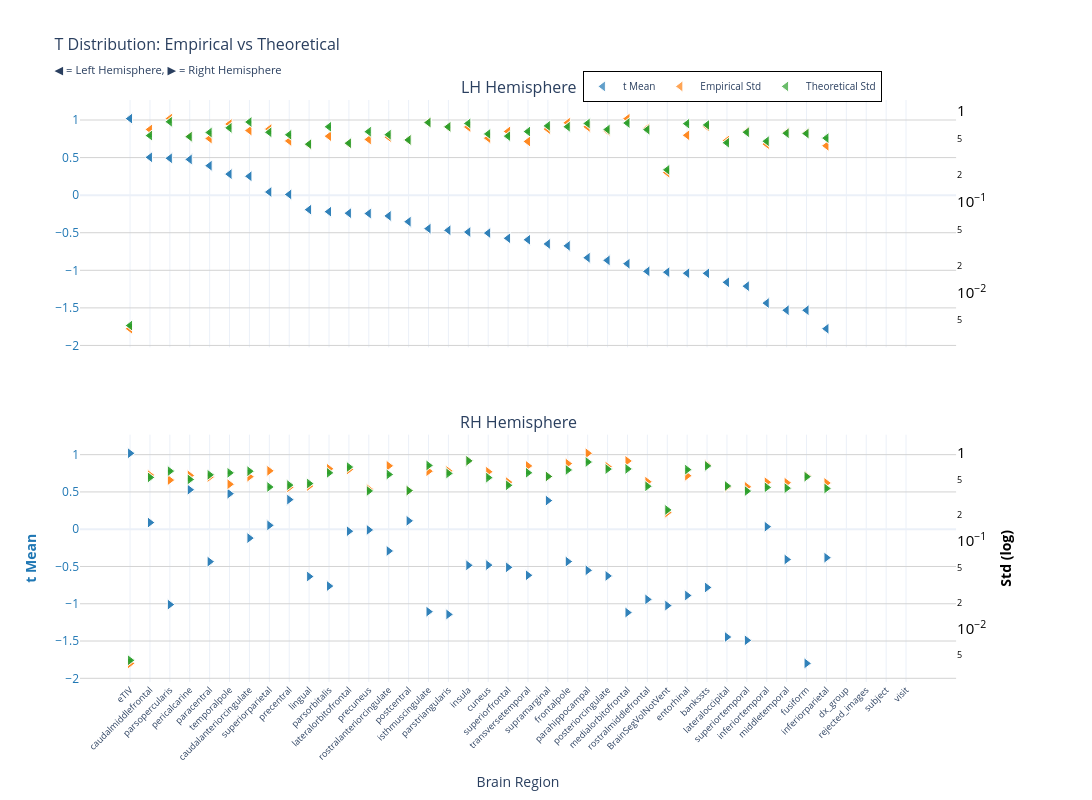
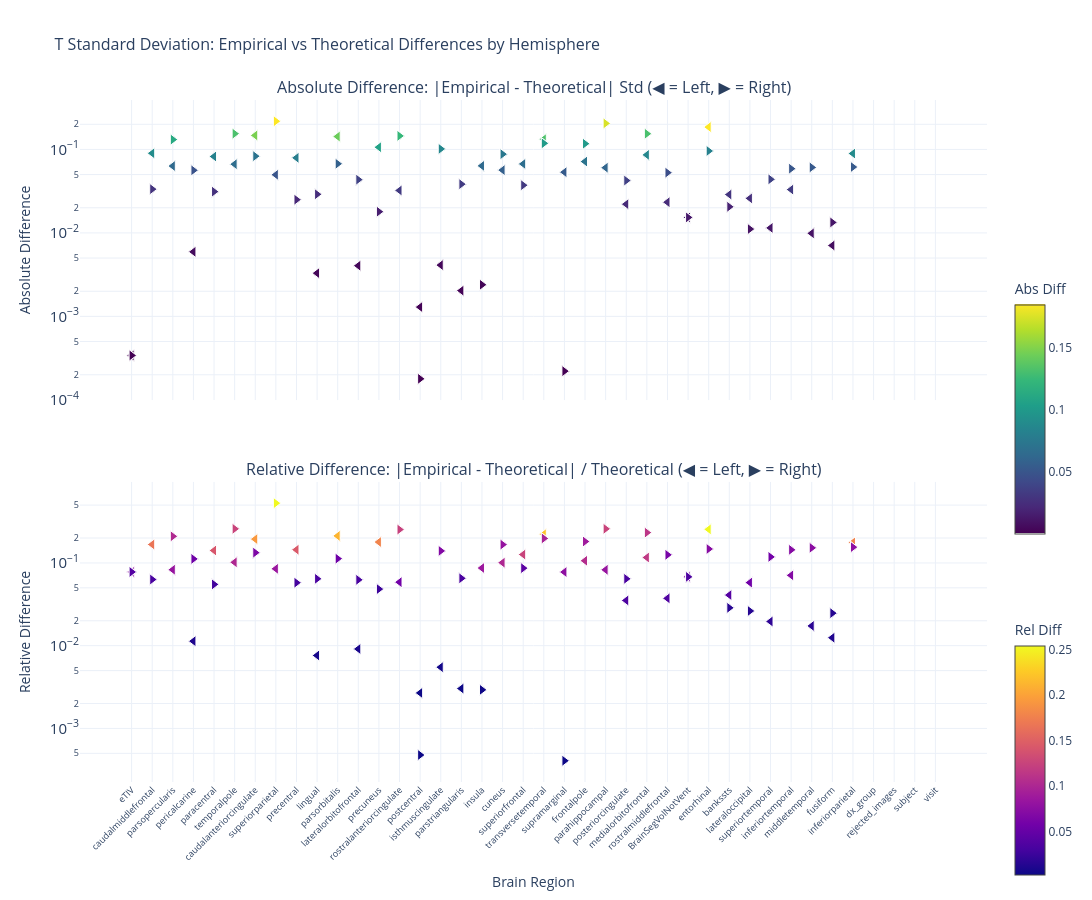

Notebook cell for these charts, in order:
### Markdown cell above
### t-statistic

### Code cell
nu_nav = df_npvr[(df_npvr["study"] == "longitudinal") & (df_npvr["group"] == "HC-PD")]
data_path = stats_dir / f"student_longitudinal_{METRIC}.parquet"
df, stats = get_test_stats(
    data_path, stat_functions_F, nu_nav, hemisphere=True, study="longitudinal"
)
show_figure(stats, hemisphere=True, stat_name="t", study="longitudinal", metric=METRIC)

### Figure 1 — Plotly figure (JSON) as saved in the notebook; plotly's stock layout.template omitted (floating-point values rounded to 4 significant figures)
{"data": [{"hovertemplate": "<b>%{x}</b><br>Mean t: %{y:.2f}<br><extra></extra>", "legendgroup": "mean", "marker": {"color": "#1f77b4", "line": {"color": "white", "width": 1}, "opacity": 0.7, "size": 10, "symbol": "triangle-left"}, "mode": "markers", "name": "t Mean", "showlegend": true, "type": "scatter", "x": ["eTIV", "eTIV", "caudalmiddlefrontal", "caudalmiddlefrontal", "parsopercularis", "parsopercularis", "pericalcarine", "pericalcarine", "paracentral", "paracentral", "temporalpole", "temporalpole", "caudalanteriorcingulate", "caudalanteriorcingulate", "superiorparietal", "superiorparietal", "precentral", "precentral", "lingual", "lingual", "parsorbitalis", "parsorbitalis", "lateralorbitofrontal", "lateralorbitofrontal", "precuneus", "precuneus", "rostralanteriorcingulate", "rostralanteriorcingulate", "postcentral", "postcentral", "isthmuscingulate", "isthmuscingulate", "parstriangularis", "parstriangularis", "insula", "insula", "cuneus", "cuneus", "superiorfrontal", "superiorfrontal", "transversetemporal", "transversetemporal", "supramarginal", "supramarginal", "frontalpole", "frontalpole", "parahippocampal", "parahippocampal", "posteriorcingulate", "posteriorcingulate", "medialorbitofrontal", "medialorbitofrontal", "rostralmiddlefrontal", "rostralmiddlefrontal", "BrainSegVolNotVent", "BrainSegVolNotVent", "entorhinal", "entorhinal", "bankssts", "bankssts", "lateraloccipital", "lateraloccipital", "superiortemporal", "superiortemporal", "inferiortemporal", "inferiortemporal", "middletemporal", "middletemporal", "fusiform", "fusiform", "inferiorparietal", "inferiorparietal", "dx_group", "rejected_images", "subject", "visit"], "xaxis": "x", "y": [1.019, 1.019, 0.5036, 0.5036, 0.4909, 0.4909, 0.4761, 0.4761, 0.3922, 0.3922, 0.2801, 0.2801, 0.2514, 0.2514, 0.04185, 0.04185, 0.009773, 0.009773, -0.1929, -0.1929, -0.2196, -0.2196, -0.2399, -0.2399, -0.2448, -0.2448, -0.2766, -0.2766, -0.3529, -0.3529, -0.4455, -0.4455, -0.4677, -0.4677, -0.4909, -0.4909, -0.5044, -0.5044, -0.5739, -0.5739, -0.5933, -0.5933, -0.6493, -0.6493, -0.6748, -0.6748, -0.8328, -0.8328, -0.8677, -0.8677, -0.9122, -0.9122, -1.014, -1.014, -1.025, -1.025, -1.039, -1.039, -1.04, -1.04, -1.16, -1.16, -1.211, -1.211, -1.436, -1.436, -1.531, -1.531, -1.531, -1.531, -1.777, -1.777, NaN, NaN, NaN, NaN], "yaxis": "y"}, {"hovertemplate": "<b>%{x}</b><br>Empirical Std: %{y:.3f}<br><extra></extra>", "legendgroup": "empirical", "marker": {"color": "#ff7f0e", "line": {"color": "white", "width": 1}, "opacity": 0.7, "size": 10, "symbol": "triangle-left"}, "mode": "markers", "name": "Empirical Std", "showlegend": true, "type": "scatter", "x": ["eTIV", "eTIV", "caudalmiddlefrontal", "caudalmiddlefrontal", "parsopercularis", "parsopercularis", "pericalcarine", "pericalcarine", "paracentral", "paracentral", "temporalpole", "temporalpole", "caudalanteriorcingulate", "caudalanteriorcingulate", "superiorparietal", "superiorparietal", "precentral", "precentral", "lingual", "lingual", "parsorbitalis", "parsorbitalis", "lateralorbitofrontal", "lateralorbitofrontal", "precuneus", "precuneus", "rostralanteriorcingulate", "rostralanteriorcingulate", "postcentral", "postcentral", "isthmuscingulate", "isthmuscingulate", "parstriangularis", "parstriangularis", "insula", "insula", "cuneus", "cuneus", "superiorfrontal", "superiorfrontal", "transversetemporal", "transversetemporal", "supramarginal", "supramarginal", "frontalpole", "frontalpole", "parahippocampal", "parahippocampal", "posteriorcingulate", "posteriorcingulate", "medialorbitofrontal", "medialorbitofrontal", "rostralmiddlefrontal", "rostralmiddlefrontal", "BrainSegVolNotVent", "BrainSegVolNotVent", "entorhinal", "entorhinal", "bankssts", "bankssts", "lateraloccipital", "lateraloccipital", "superiortemporal", "superiortemporal", "inferiortemporal", "inferiortemporal", "middletemporal", "middletemporal", "fusiform", "fusiform", "inferiorparietal", "inferiorparietal", "dx_group", "rejected_images", "subject", "visit"], "xaxis": "x", "y": [0.004039, 0.004039, 0.6281, 0.6281, 0.827, 0.827, 0.5294, 0.5294, 0.4995, 0.4995, 0.7209, 0.7209, 0.6117, 0.6117, 0.6346, 0.6346, 0.4697, 0.4697, 0.4296, 0.4296, 0.5298, 0.5298, 0.4397, 0.4397, 0.4877, 0.4877, 0.5183, 0.5183, 0.4805, 0.4805, 0.7534, 0.7534, 0.6692, 0.6692, 0.6688, 0.6688, 0.5046, 0.5046, 0.5977, 0.5977, 0.4636, 0.4636, 0.6345, 0.6345, 0.7448, 0.7448, 0.6711, 0.6711, 0.6052, 0.6052, 0.8257, 0.8257, 0.6482, 0.6482, 0.2106, 0.2106, 0.5424, 0.5424, 0.6758, 0.6758, 0.4746, 0.4746, 0.5968, 0.5968, 0.4335, 0.4335, 0.5811, 0.5811, 0.5735, 0.5735, 0.4156, 0.4156, NaN, NaN, NaN, NaN], "yaxis": "y2"}, {"error_y": {"array": [8.702e-05, 8.702e-05, 0.01069, 0.01069, 0.01518, 0.01518, 0.0104, 0.0104, 0.01156, 0.01156, 0.013, 0.013, 0.01508, 0.01508, 0.01162, 0.01162, 0.01091, 0.01091, 0.008602, 0.008602, 0.01336, 0.01336, 0.008816, 0.008816, 0.0118, 0.0118, 0.01094, 0.01094, 0.009572, 0.009572, 0.01489, 0.01489, 0.01334, 0.01334, 0.01455, 0.01455, 0.01115, 0.01115, 0.01054, 0.01054, 0.01184, 0.01184, 0.01367, 0.01367, 0.01338, 0.01338, 0.01454, 0.01454, 0.01246, 0.01246, 0.0147, 0.0147, 0.01242, 0.01242, 0.00449, 0.00449, 0.01446, 0.01446, 0.014, 0.014, 0.008915, 0.008915, 0.01163, 0.01163, 0.009269, 0.009269, 0.01135, 0.01135, 0.01125, 0.01125, 0.01003, 0.01003, NaN, NaN, NaN, NaN], "arrayminus": [8.529e-05, 8.529e-05, 0.01048, 0.01048, 0.01488, 0.01488, 0.0102, 0.0102, 0.01133, 0.01133, 0.01274, 0.01274, 0.01478, 0.01478, 0.01139, 0.01139, 0.01069, 0.01069, 0.008431, 0.008431, 0.0131, 0.0131, 0.008642, 0.008642, 0.01157, 0.01157, 0.01072, 0.01072, 0.009382, 0.009382, 0.01459, 0.01459, 0.01307, 0.01307, 0.01426, 0.01426, 0.01093, 0.01093, 0.01034, 0.01034, 0.0116, 0.0116, 0.0134, 0.0134, 0.01311, 0.01311, 0.01425, 0.01425, 0.01222, 0.01222, 0.01441, 0.01441, 0.01217, 0.01217, 0.0044, 0.0044, 0.01417, 0.01417, 0.01372, 0.01372, 0.008739, 0.008739, 0.0114, 0.0114, 0.009086, 0.009086, 0.01112, 0.01112, 0.01103, 0.01103, 0.009834, 0.009834, NaN, NaN, NaN, NaN], "color": "#2ca02c", "thickness": 1, "type": "data", "visible": true, "width": 2}, "hovertemplate": "<b>%{x}</b><br>Theoretical Std: %{y:.3f}<br><extra></extra>", "legendgroup": "theoretical", "marker": {"color": "#2ca02c", "line": {"color": "white", "width": 1}, "opacity": 0.7, "size": 10, "symbol": "triangle-left"}, "mode": "markers", "name": "Theoretical Std", "showlegend": true, "type": "scatter", "x": ["eTIV", "eTIV", "caudalmiddlefrontal", "caudalmiddlefrontal", "parsopercularis", "parsopercularis", "pericalcarine", "pericalcarine", "paracentral", "paracentral", "temporalpole", "temporalpole", "caudalanteriorcingulate", "caudalanteriorcingulate", "superiorparietal", "superiorparietal", "precentral", "precentral", "lingual", "lingual", "parsorbitalis", "parsorbitalis", "lateralorbitofrontal", "lateralorbitofrontal", "precuneus", "precuneus", "rostralanteriorcingulate", "rostralanteriorcingulate", "postcentral", "postcentral", "isthmuscingulate", "isthmuscingulate", "parstriangularis", "parstriangularis", "insula", "insula", "cuneus", "cuneus", "superiorfrontal", "superiorfrontal", "transversetemporal", "transversetemporal", "supramarginal", "supramarginal", "frontalpole", "frontalpole", "parahippocampal", "parahippocampal", "posteriorcingulate", "posteriorcingulate", "medialorbitofrontal", "medialorbitofrontal", "rostralmiddlefrontal", "rostralmiddlefrontal", "BrainSegVolNotVent", "BrainSegVolNotVent", "entorhinal", "entorhinal", "bankssts", "bankssts", "lateraloccipital", "lateraloccipital", "superiortemporal", "superiortemporal", "inferiortemporal", "inferiortemporal", "middletemporal", "middletemporal", "fusiform", "fusiform", "inferiorparietal", "inferiorparietal", "dx_group", "rejected_images", "subject", "visit"], "xaxis": "x", "y": [0.004379, 0.004379, 0.5382, 0.5382, 0.7638, 0.7638, 0.5235, 0.5235, 0.5818, 0.5818, 0.6543, 0.6543, 0.759, 0.759, 0.585, 0.585, 0.549, 0.549, 0.4329, 0.4329, 0.6725, 0.6725, 0.4437, 0.4437, 0.594, 0.594, 0.5506, 0.5506, 0.4818, 0.4818, 0.7493, 0.7493, 0.6712, 0.6712, 0.7323, 0.7323, 0.5611, 0.5611, 0.5307, 0.5307, 0.5959, 0.5959, 0.6879, 0.6879, 0.6732, 0.6732, 0.7315, 0.7315, 0.6273, 0.6273, 0.7397, 0.7397, 0.6249, 0.6249, 0.226, 0.226, 0.7276, 0.7276, 0.7046, 0.7046, 0.4487, 0.4487, 0.5853, 0.5853, 0.4665, 0.4665, 0.5712, 0.5712, 0.5664, 0.5664, 0.5049, 0.5049, NaN, NaN, NaN, NaN], "yaxis": "y2"}, {"hovertemplate": "<b>%{x}</b><br>Mean t: %{y:.2f}<br><extra></extra>", "legendgroup": "mean", "marker": {"color": "#1f77b4", "line": {"color": "white", "width": 1}, "opacity": 0.7, "size": 10, "symbol": "triangle-right"}, "mode": "markers", "name": "t Mean", "showlegend": false, "type": "scatter", "x": ["eTIV", "eTIV", "pericalcarine", "pericalcarine", "temporalpole", "temporalpole", "precentral", "precentral", "supramarginal", "supramarginal", "postcentral", "postcentral", "caudalmiddlefrontal", "caudalmiddlefrontal", "superiorparietal", "superiorparietal", "inferiortemporal", "inferiortemporal", "precuneus", "precuneus", "lateralorbitofrontal", "lateralorbitofrontal", "caudalanteriorcingulate", "caudalanteriorcingulate", "rostralanteriorcingulate", "rostralanteriorcingulate", "inferiorparietal", "inferiorparietal", "middletemporal", "middletemporal", "frontalpole", "frontalpole", "paracentral", "paracentral", "cuneus", "cuneus", "insula", "insula", "superiorfrontal", "superiorfrontal", "parahippocampal", "parahippocampal", "transversetemporal", "transversetemporal", "posteriorcingulate", "posteriorcingulate", "lingual", "lingual", "parsorbitalis", "parsorbitalis", "bankssts", "bankssts", "entorhinal", "entorhinal", "rostralmiddlefrontal", "rostralmiddlefrontal", "parsopercularis", "parsopercularis", "BrainSegVolNotVent", "BrainSegVolNotVent", "isthmuscingulate", "isthmuscingulate", "medialorbitofrontal", "medialorbitofrontal", "parstriangularis", "parstriangularis", "lateraloccipital", "lateraloccipital", "superiortemporal", "superiortemporal", "fusiform", "fusiform", "dx_group", "rejected_images", "subject", "visit"], "xaxis": "x2", "y": [1.019, 1.019, 0.5294, 0.5294, 0.4764, 0.4764, 0.3969, 0.3969, 0.3838, 0.3838, 0.1122, 0.1122, 0.08927, 0.08927, 0.05151, 0.05151, 0.03375, 0.03375, -0.009612, -0.009612, -0.02707, -0.02707, -0.1193, -0.1193, -0.2919, -0.2919, -0.3816, -0.3816, -0.4063, -0.4063, -0.434, -0.434, -0.4353, -0.4353, -0.4818, -0.4818, -0.4847, -0.4847, -0.5116, -0.5116, -0.5519, -0.5519, -0.6181, -0.6181, -0.6268, -0.6268, -0.6347, -0.6347, -0.7628, -0.7628, -0.7816, -0.7816, -0.8889, -0.8889, -0.9417, -0.9417, -1.011, -1.011, -1.025, -1.025, -1.106, -1.106, -1.118, -1.118, -1.143, -1.143, -1.446, -1.446, -1.491, -1.491, -1.8, -1.8, NaN, NaN, NaN, NaN], "yaxis": "y3"}, {"hovertemplate": "<b>%{x}</b><br>Empirical Std: %{y:.3f}<br><extra></extra>", "legendgroup": "empirical", "marker": {"color": "#ff7f0e", "line": {"color": "white", "width": 1}, "opacity": 0.7, "size": 10, "symbol": "triangle-right"}, "mode": "markers", "name": "Empirical Std", "showlegend": false, "type": "scatter", "x": ["eTIV", "eTIV", "pericalcarine", "pericalcarine", "temporalpole", "temporalpole", "precentral", "precentral", "supramarginal", "supramarginal", "postcentral", "postcentral", "caudalmiddlefrontal", "caudalmiddlefrontal", "superiorparietal", "superiorparietal", "inferiortemporal", "inferiortemporal", "precuneus", "precuneus", "lateralorbitofrontal", "lateralorbitofrontal", "caudalanteriorcingulate", "caudalanteriorcingulate", "rostralanteriorcingulate", "rostralanteriorcingulate", "inferiorparietal", "inferiorparietal", "middletemporal", "middletemporal", "frontalpole", "frontalpole", "paracentral", "paracentral", "cuneus", "cuneus", "insula", "insula", "superiorfrontal", "superiorfrontal", "parahippocampal", "parahippocampal", "transversetemporal", "transversetemporal", "posteriorcingulate", "posteriorcingulate", "lingual", "lingual", "parsorbitalis", "parsorbitalis", "bankssts", "bankssts", "entorhinal", "entorhinal", "rostralmiddlefrontal", "rostralmiddlefrontal", "parsopercularis", "parsopercularis", "BrainSegVolNotVent", "BrainSegVolNotVent", "isthmuscingulate", "isthmuscingulate", "medialorbitofrontal", "medialorbitofrontal", "parstriangularis", "parstriangularis", "lateraloccipital", "lateraloccipital", "superiortemporal", "superiortemporal", "fusiform", "fusiform", "dx_group", "rejected_images", "subject", "visit"], "xaxis": "x2", "y": [0.004039, 0.004039, 0.5589, 0.5589, 0.4431, 0.4431, 0.4084, 0.4084, 0.5434, 0.5434, 0.3749, 0.3749, 0.5634, 0.5634, 0.6296, 0.6296, 0.4671, 0.4671, 0.3898, 0.3898, 0.6519, 0.6519, 0.5408, 0.5408, 0.7181, 0.7181, 0.4582, 0.4582, 0.461, 0.461, 0.7617, 0.7617, 0.5358, 0.5358, 0.6147, 0.6147, 0.8206, 0.8206, 0.4682, 0.4682, 0.9985, 0.9985, 0.7167, 0.7167, 0.7018, 0.7018, 0.4226, 0.4226, 0.6648, 0.6648, 0.7375, 0.7375, 0.5541, 0.5541, 0.4732, 0.4732, 0.4941, 0.4941, 0.2106, 0.2106, 0.6242, 0.6242, 0.8164, 0.8164, 0.6269, 0.6269, 0.4123, 0.4123, 0.4142, 0.4142, 0.5534, 0.5534, NaN, NaN, NaN, NaN], "yaxis": "y4"}, {"error_y": {"array": [8.702e-05, 8.702e-05, 0.009988, 0.009988, 0.01187, 0.01187, 0.008611, 0.008611, 0.0108, 0.0108, 0.007446, 0.007446, 0.01053, 0.01053, 0.00819, 0.00819, 0.008114, 0.008114, 0.007387, 0.007387, 0.01382, 0.01382, 0.0124, 0.0124, 0.01138, 0.01138, 0.007881, 0.007881, 0.00795, 0.00795, 0.01281, 0.01281, 0.01127, 0.01127, 0.01047, 0.01047, 0.01626, 0.01626, 0.008562, 0.008562, 0.01577, 0.01577, 0.01189, 0.01189, 0.0131, 0.0131, 0.008974, 0.008974, 0.01187, 0.01187, 0.01425, 0.01425, 0.01291, 0.01291, 0.008356, 0.008356, 0.01242, 0.01242, 0.00449, 0.00449, 0.01442, 0.01442, 0.01316, 0.01316, 0.01169, 0.01169, 0.008412, 0.008412, 0.00736, 0.00736, 0.01073, 0.01073, NaN, NaN, NaN, NaN], "arrayminus": [8.529e-05, 8.529e-05, 0.00979, 0.00979, 0.01164, 0.01164, 0.00844, 0.00844, 0.01059, 0.01059, 0.007298, 0.007298, 0.01032, 0.01032, 0.008027, 0.008027, 0.007953, 0.007953, 0.007241, 0.007241, 0.01354, 0.01354, 0.01215, 0.01215, 0.01116, 0.01116, 0.007725, 0.007725, 0.007793, 0.007793, 0.01256, 0.01256, 0.01104, 0.01104, 0.01026, 0.01026, 0.01593, 0.01593, 0.008392, 0.008392, 0.01545, 0.01545, 0.01165, 0.01165, 0.01284, 0.01284, 0.008796, 0.008796, 0.01164, 0.01164, 0.01396, 0.01396, 0.01266, 0.01266, 0.00819, 0.00819, 0.01218, 0.01218, 0.0044, 0.0044, 0.01413, 0.01413, 0.0129, 0.0129, 0.01146, 0.01146, 0.008245, 0.008245, 0.007214, 0.007214, 0.01052, 0.01052, NaN, NaN, NaN, NaN], "color": "#2ca02c", "thickness": 1, "type": "data", "visible": true, "width": 2}, "hovertemplate": "<b>%{x}</b><br>Theoretical Std: %{y:.3f}<br><extra></extra>", "legendgroup": "theoretical", "marker": {"color": "#2ca02c", "line": {"color": "white", "width": 1}, "opacity": 0.7, "size": 10, "symbol": "triangle-right"}, "mode": "markers", "name": "Theoretical Std", "showlegend": false, "type": "scatter", "x": ["eTIV", "eTIV", "pericalcarine", "pericalcarine", "temporalpole", "temporalpole", "precentral", "precentral", "supramarginal", "supramarginal", "postcentral", "postcentral", "caudalmiddlefrontal", "caudalmiddlefrontal", "superiorparietal", "superiorparietal", "inferiortemporal", "inferiortemporal", "precuneus", "precuneus", "lateralorbitofrontal", "lateralorbitofrontal", "caudalanteriorcingulate", "caudalanteriorcingulate", "rostralanteriorcingulate", "rostralanteriorcingulate", "inferiorparietal", "inferiorparietal", "middletemporal", "middletemporal", "frontalpole", "frontalpole", "paracentral", "paracentral", "cuneus", "cuneus", "insula", "insula", "superiorfrontal", "superiorfrontal", "parahippocampal", "parahippocampal", "transversetemporal", "transversetemporal", "posteriorcingulate", "posteriorcingulate", "lingual", "lingual", "parsorbitalis", "parsorbitalis", "bankssts", "bankssts", "entorhinal", "entorhinal", "rostralmiddlefrontal", "rostralmiddlefrontal", "parsopercularis", "parsopercularis", "BrainSegVolNotVent", "BrainSegVolNotVent", "isthmuscingulate", "isthmuscingulate", "medialorbitofrontal", "medialorbitofrontal", "parstriangularis", "parstriangularis", "lateraloccipital", "lateraloccipital", "superiortemporal", "superiortemporal", "fusiform", "fusiform", "dx_group", "rejected_images", "subject", "visit"], "xaxis": "x2", "y": [0.004379, 0.004379, 0.5027, 0.5027, 0.5975, 0.5975, 0.4334, 0.4334, 0.5436, 0.5436, 0.3747, 0.3747, 0.5299, 0.5299, 0.4122, 0.4122, 0.4084, 0.4084, 0.3718, 0.3718, 0.6953, 0.6953, 0.6238, 0.6238, 0.5729, 0.5729, 0.3967, 0.3967, 0.4001, 0.4001, 0.6447, 0.6447, 0.567, 0.567, 0.5269, 0.5269, 0.8182, 0.8182, 0.4309, 0.4309, 0.7935, 0.7935, 0.5984, 0.5984, 0.6595, 0.6595, 0.4517, 0.4517, 0.5975, 0.5975, 0.7169, 0.7169, 0.6499, 0.6499, 0.4205, 0.4205, 0.6252, 0.6252, 0.226, 0.226, 0.7256, 0.7256, 0.6623, 0.6623, 0.5885, 0.5885, 0.4234, 0.4234, 0.3704, 0.3704, 0.5401, 0.5401, NaN, NaN, NaN, NaN], "yaxis": "y4"}], "layout": {"annotations": [{"font": {"size": 16}, "showarrow": false, "text": "LH Hemisphere", "x": 0.47, "xanchor": "center", "xref": "paper", "y": 1, "yanchor": "bottom", "yref": "paper"}, {"font": {"size": 16}, "showarrow": false, "text": "RH Hemisphere", "x": 0.47, "xanchor": "center", "xref": "paper", "y": 0.425, "yanchor": "bottom", "yref": "paper"}], "height": 800, "hovermode": "x", "legend": {"bgcolor": "rgba(255, 255, 255, 0.9)", "bordercolor": "black", "borderwidth": 1, "font": {"size": 10}, "orientation": "h", "x": 0.7, "xanchor": "center", "y": 1.05}, "title": {"font": {"size": 16}, "text": "T Distribution: Empirical vs Theoretical<br><sub>◀ = Left Hemisphere, ▶ = Right Hemisphere</sub>"}, "width": 1400, "xaxis": {"anchor": "y", "domain": [0, 0.94], "matches": "x2", "showticklabels": false}, "xaxis2": {"anchor": "y3", "domain": [0, 0.94], "tickangle": -45, "tickfont": {"size": 9}, "title": {"text": "Brain Region"}}, "yaxis": {"anchor": "x", "domain": [0.575, 1], "gridcolor": "lightgray", "showgrid": true, "tickfont": {"color": "#1f77b4"}, "title": {"font": {"color": "#1f77b4"}, "text": ""}}, "yaxis2": {"anchor": "x", "exponentformat": "power", "overlaying": "y", "showgrid": false, "side": "right", "tickfont": {"color": "black"}, "title": {"font": {"color": "black"}, "text": ""}, "type": "log"}, "yaxis3": {"anchor": "x2", "domain": [0, 0.425], "gridcolor": "lightgray", "showgrid": true, "tickfont": {"color": "#1f77b4"}, "title": {"font": {"color": "#1f77b4"}, "text": "<b>t Mean</b>"}}, "yaxis4": {"anchor": "x2", "exponentformat": "power", "overlaying": "y3", "showgrid": false, "side": "right", "tickfont": {"color": "black"}, "title": {"font": {"color": "black"}, "text": "<b>Std (log)</b>"}, "type": "log"}}}

### Figure 2 — Plotly figure (JSON) as saved in the notebook; plotly's stock layout.template omitted (floating-point values rounded to 4 significant figures)
{"data": [{"hovertemplate": "<b>%{x}</b><br>Hemisphere: %{text}<br>Abs Diff: %{y:.4f}<br><extra></extra>", "legendgroup": "abs_lh", "marker": {"color": [0.0003408, 0.0003408, 0.08995, 0.08995, 0.06324, 0.06324, 0.005937, 0.005937, 0.08225, 0.08225, 0.06659, 0.06659, 0.1472, 0.1472, 0.04968, 0.04968, 0.07931, 0.07931, 0.003296, 0.003296, 0.1427, 0.1427, 0.004048, 0.004048, 0.1062, 0.1062, 0.03225, 0.03225, 0.001293, 0.001293, 0.004116, 0.004116, 0.002034, 0.002034, 0.06355, 0.06355, 0.05652, 0.05652, 0.06703, 0.06703, 0.1323, 0.1323, 0.05338, 0.05338, 0.07155, 0.07155, 0.06042, 0.06042, 0.02209, 0.02209, 0.08599, 0.08599, 0.02332, 0.02332, 0.01534, 0.01534, 0.1852, 0.1852, 0.02881, 0.02881, 0.02594, 0.02594, 0.01148, 0.01148, 0.03304, 0.03304, 0.009892, 0.009892, 0.007068, 0.007068, 0.08932, 0.08932, NaN, NaN, NaN, NaN], "colorbar": {"len": 0.4, "title": {"text": "Abs Diff"}, "y": 0.75, "yanchor": "top"}, "colorscale": [[0, "#440154"], [0.1111, "#482878"], [0.2222, "#3e4989"], [0.3333, "#31688e"], [0.4444, "#26828e"], [0.5556, "#1f9e89"], [0.6667, "#35b779"], [0.7778, "#6ece58"], [0.8889, "#b5de2b"], [1, "#fde725"]], "line": {"color": "white", "width": 1}, "showscale": true, "size": 10, "symbol": "triangle-left"}, "mode": "markers", "name": "Absolute (lh)", "showlegend": false, "text": ["lh", "lh", "lh", "lh", "lh", "lh", "lh", "lh", "lh", "lh", "lh", "lh", "lh", "lh", "lh", "lh", "lh", "lh", "lh", "lh", "lh", "lh", "lh", "lh", "lh", "lh", "lh", "lh", "lh", "lh", "lh", "lh", "lh", "lh", "lh", "lh", "lh", "lh", "lh", "lh", "lh", "lh", "lh", "lh", "lh", "lh", "lh", "lh", "lh", "lh", "lh", "lh", "lh", "lh", "lh", "lh", "lh", "lh", "lh", "lh", "lh", "lh", "lh", "lh", "lh", "lh", "lh", "lh", "lh", "lh", "lh", "lh", "lh", "lh", "lh", "lh"], "type": "scatter", "x": ["eTIV", "eTIV", "caudalmiddlefrontal", "caudalmiddlefrontal", "parsopercularis", "parsopercularis", "pericalcarine", "pericalcarine", "paracentral", "paracentral", "temporalpole", "temporalpole", "caudalanteriorcingulate", "caudalanteriorcingulate", "superiorparietal", "superiorparietal", "precentral", "precentral", "lingual", "lingual", "parsorbitalis", "parsorbitalis", "lateralorbitofrontal", "lateralorbitofrontal", "precuneus", "precuneus", "rostralanteriorcingulate", "rostralanteriorcingulate", "postcentral", "postcentral", "isthmuscingulate", "isthmuscingulate", "parstriangularis", "parstriangularis", "insula", "insula", "cuneus", "cuneus", "superiorfrontal", "superiorfrontal", "transversetemporal", "transversetemporal", "supramarginal", "supramarginal", "frontalpole", "frontalpole", "parahippocampal", "parahippocampal", "posteriorcingulate", "posteriorcingulate", "medialorbitofrontal", "medialorbitofrontal", "rostralmiddlefrontal", "rostralmiddlefrontal", "BrainSegVolNotVent", "BrainSegVolNotVent", "entorhinal", "entorhinal", "bankssts", "bankssts", "lateraloccipital", "lateraloccipital", "superiortemporal", "superiortemporal", "inferiortemporal", "inferiortemporal", "middletemporal", "middletemporal", "fusiform", "fusiform", "inferiorparietal", "inferiorparietal", "dx_group", "rejected_images", "subject", "visit"], "xaxis": "x", "y": [0.0003408, 0.0003408, 0.08995, 0.08995, 0.06324, 0.06324, 0.005937, 0.005937, 0.08225, 0.08225, 0.06659, 0.06659, 0.1472, 0.1472, 0.04968, 0.04968, 0.07931, 0.07931, 0.003296, 0.003296, 0.1427, 0.1427, 0.004048, 0.004048, 0.1062, 0.1062, 0.03225, 0.03225, 0.001293, 0.001293, 0.004116, 0.004116, 0.002034, 0.002034, 0.06355, 0.06355, 0.05652, 0.05652, 0.06703, 0.06703, 0.1323, 0.1323, 0.05338, 0.05338, 0.07155, 0.07155, 0.06042, 0.06042, 0.02209, 0.02209, 0.08599, 0.08599, 0.02332, 0.02332, 0.01534, 0.01534, 0.1852, 0.1852, 0.02881, 0.02881, 0.02594, 0.02594, 0.01148, 0.01148, 0.03304, 0.03304, 0.009892, 0.009892, 0.007068, 0.007068, 0.08932, 0.08932, NaN, NaN, NaN, NaN], "yaxis": "y"}, {"hovertemplate": "<b>%{x}</b><br>Hemisphere: %{text}<br>Rel Diff: %{y:.2%}<br><extra></extra>", "legendgroup": "rel_lh", "marker": {"color": [0.07782, 0.07782, 0.1671, 0.1671, 0.08279, 0.08279, 0.01134, 0.01134, 0.1414, 0.1414, 0.1018, 0.1018, 0.194, 0.194, 0.08492, 0.08492, 0.1445, 0.1445, 0.007614, 0.007614, 0.2121, 0.2121, 0.009122, 0.009122, 0.1788, 0.1788, 0.05858, 0.05858, 0.002684, 0.002684, 0.005494, 0.005494, 0.003031, 0.003031, 0.08678, 0.08678, 0.1007, 0.1007, 0.1263, 0.1263, 0.222, 0.222, 0.0776, 0.0776, 0.1063, 0.1063, 0.08259, 0.08259, 0.03522, 0.03522, 0.1163, 0.1163, 0.03732, 0.03732, 0.06787, 0.06787, 0.2545, 0.2545, 0.04089, 0.04089, 0.05782, 0.05782, 0.01962, 0.01962, 0.07081, 0.07081, 0.01732, 0.01732, 0.01248, 0.01248, 0.1769, 0.1769, NaN, NaN, NaN, NaN], "colorbar": {"len": 0.4, "title": {"text": "Rel Diff"}, "y": 0.25, "yanchor": "top"}, "colorscale": [[0, "#0d0887"], [0.1111, "#46039f"], [0.2222, "#7201a8"], [0.3333, "#9c179e"], [0.4444, "#bd3786"], [0.5556, "#d8576b"], [0.6667, "#ed7953"], [0.7778, "#fb9f3a"], [0.8889, "#fdca26"], [1, "#f0f921"]], "line": {"color": "white", "width": 1}, "showscale": true, "size": 10, "symbol": "triangle-left"}, "mode": "markers", "name": "Relative (lh)", "showlegend": false, "text": ["lh", "lh", "lh", "lh", "lh", "lh", "lh", "lh", "lh", "lh", "lh", "lh", "lh", "lh", "lh", "lh", "lh", "lh", "lh", "lh", "lh", "lh", "lh", "lh", "lh", "lh", "lh", "lh", "lh", "lh", "lh", "lh", "lh", "lh", "lh", "lh", "lh", "lh", "lh", "lh", "lh", "lh", "lh", "lh", "lh", "lh", "lh", "lh", "lh", "lh", "lh", "lh", "lh", "lh", "lh", "lh", "lh", "lh", "lh", "lh", "lh", "lh", "lh", "lh", "lh", "lh", "lh", "lh", "lh", "lh", "lh", "lh", "lh", "lh", "lh", "lh"], "type": "scatter", "x": ["eTIV", "eTIV", "caudalmiddlefrontal", "caudalmiddlefrontal", "parsopercularis", "parsopercularis", "pericalcarine", "pericalcarine", "paracentral", "paracentral", "temporalpole", "temporalpole", "caudalanteriorcingulate", "caudalanteriorcingulate", "superiorparietal", "superiorparietal", "precentral", "precentral", "lingual", "lingual", "parsorbitalis", "parsorbitalis", "lateralorbitofrontal", "lateralorbitofrontal", "precuneus", "precuneus", "rostralanteriorcingulate", "rostralanteriorcingulate", "postcentral", "postcentral", "isthmuscingulate", "isthmuscingulate", "parstriangularis", "parstriangularis", "insula", "insula", "cuneus", "cuneus", "superiorfrontal", "superiorfrontal", "transversetemporal", "transversetemporal", "supramarginal", "supramarginal", "frontalpole", "frontalpole", "parahippocampal", "parahippocampal", "posteriorcingulate", "posteriorcingulate", "medialorbitofrontal", "medialorbitofrontal", "rostralmiddlefrontal", "rostralmiddlefrontal", "BrainSegVolNotVent", "BrainSegVolNotVent", "entorhinal", "entorhinal", "bankssts", "bankssts", "lateraloccipital", "lateraloccipital", "superiortemporal", "superiortemporal", "inferiortemporal", "inferiortemporal", "middletemporal", "middletemporal", "fusiform", "fusiform", "inferiorparietal", "inferiorparietal", "dx_group", "rejected_images", "subject", "visit"], "xaxis": "x2", "y": [0.07782, 0.07782, 0.1671, 0.1671, 0.08279, 0.08279, 0.01134, 0.01134, 0.1414, 0.1414, 0.1018, 0.1018, 0.194, 0.194, 0.08492, 0.08492, 0.1445, 0.1445, 0.007614, 0.007614, 0.2121, 0.2121, 0.009122, 0.009122, 0.1788, 0.1788, 0.05858, 0.05858, 0.002684, 0.002684, 0.005494, 0.005494, 0.003031, 0.003031, 0.08678, 0.08678, 0.1007, 0.1007, 0.1263, 0.1263, 0.222, 0.222, 0.0776, 0.0776, 0.1063, 0.1063, 0.08259, 0.08259, 0.03522, 0.03522, 0.1163, 0.1163, 0.03732, 0.03732, 0.06787, 0.06787, 0.2545, 0.2545, 0.04089, 0.04089, 0.05782, 0.05782, 0.01962, 0.01962, 0.07081, 0.07081, 0.01732, 0.01732, 0.01248, 0.01248, 0.1769, 0.1769, NaN, NaN, NaN, NaN], "yaxis": "y2"}, {"hovertemplate": "<b>%{x}</b><br>Hemisphere: %{text}<br>Abs Diff: %{y:.4f}<br><extra></extra>", "legendgroup": "abs_rh", "marker": {"color": [0.0003408, 0.0003408, 0.05622, 0.05622, 0.1544, 0.1544, 0.02501, 0.02501, 0.0002211, 0.0002211, 0.0001788, 0.0001788, 0.03343, 0.03343, 0.2175, 0.2175, 0.05879, 0.05879, 0.01796, 0.01796, 0.04345, 0.04345, 0.08304, 0.08304, 0.1451, 0.1451, 0.06153, 0.06153, 0.06089, 0.06089, 0.117, 0.117, 0.03121, 0.03121, 0.08778, 0.08778, 0.002394, 0.002394, 0.03728, 0.03728, 0.2049, 0.2049, 0.1183, 0.1183, 0.04238, 0.04238, 0.02903, 0.02903, 0.06732, 0.06732, 0.02055, 0.02055, 0.09581, 0.09581, 0.05268, 0.05268, 0.1311, 0.1311, 0.01534, 0.01534, 0.1014, 0.1014, 0.1541, 0.1541, 0.03838, 0.03838, 0.01112, 0.01112, 0.04381, 0.04381, 0.01335, 0.01335, NaN, NaN, NaN, NaN], "colorbar": {"len": 0.4, "title": {"text": "Abs Diff"}, "y": 0.75, "yanchor": "top"}, "colorscale": [[0, "#440154"], [0.1111, "#482878"], [0.2222, "#3e4989"], [0.3333, "#31688e"], [0.4444, "#26828e"], [0.5556, "#1f9e89"], [0.6667, "#35b779"], [0.7778, "#6ece58"], [0.8889, "#b5de2b"], [1, "#fde725"]], "line": {"color": "white", "width": 1}, "showscale": false, "size": 10, "symbol": "triangle-right"}, "mode": "markers", "name": "Absolute (rh)", "showlegend": false, "text": ["rh", "rh", "rh", "rh", "rh", "rh", "rh", "rh", "rh", "rh", "rh", "rh", "rh", "rh", "rh", "rh", "rh", "rh", "rh", "rh", "rh", "rh", "rh", "rh", "rh", "rh", "rh", "rh", "rh", "rh", "rh", "rh", "rh", "rh", "rh", "rh", "rh", "rh", "rh", "rh", "rh", "rh", "rh", "rh", "rh", "rh", "rh", "rh", "rh", "rh", "rh", "rh", "rh", "rh", "rh", "rh", "rh", "rh", "rh", "rh", "rh", "rh", "rh", "rh", "rh", "rh", "rh", "rh", "rh", "rh", "rh", "rh", "rh", "rh", "rh", "rh"], "type": "scatter", "x": ["eTIV", "eTIV", "pericalcarine", "pericalcarine", "temporalpole", "temporalpole", "precentral", "precentral", "supramarginal", "supramarginal", "postcentral", "postcentral", "caudalmiddlefrontal", "caudalmiddlefrontal", "superiorparietal", "superiorparietal", "inferiortemporal", "inferiortemporal", "precuneus", "precuneus", "lateralorbitofrontal", "lateralorbitofrontal", "caudalanteriorcingulate", "caudalanteriorcingulate", "rostralanteriorcingulate", "rostralanteriorcingulate", "inferiorparietal", "inferiorparietal", "middletemporal", "middletemporal", "frontalpole", "frontalpole", "paracentral", "paracentral", "cuneus", "cuneus", "insula", "insula", "superiorfrontal", "superiorfrontal", "parahippocampal", "parahippocampal", "transversetemporal", "transversetemporal", "posteriorcingulate", "posteriorcingulate", "lingual", "lingual", "parsorbitalis", "parsorbitalis", "bankssts", "bankssts", "entorhinal", "entorhinal", "rostralmiddlefrontal", "rostralmiddlefrontal", "parsopercularis", "parsopercularis", "BrainSegVolNotVent", "BrainSegVolNotVent", "isthmuscingulate", "isthmuscingulate", "medialorbitofrontal", "medialorbitofrontal", "parstriangularis", "parstriangularis", "lateraloccipital", "lateraloccipital", "superiortemporal", "superiortemporal", "fusiform", "fusiform", "dx_group", "rejected_images", "subject", "visit"], "xaxis": "x", "y": [0.0003408, 0.0003408, 0.05622, 0.05622, 0.1544, 0.1544, 0.02501, 0.02501, 0.0002211, 0.0002211, 0.0001788, 0.0001788, 0.03343, 0.03343, 0.2175, 0.2175, 0.05879, 0.05879, 0.01796, 0.01796, 0.04345, 0.04345, 0.08304, 0.08304, 0.1451, 0.1451, 0.06153, 0.06153, 0.06089, 0.06089, 0.117, 0.117, 0.03121, 0.03121, 0.08778, 0.08778, 0.002394, 0.002394, 0.03728, 0.03728, 0.2049, 0.2049, 0.1183, 0.1183, 0.04238, 0.04238, 0.02903, 0.02903, 0.06732, 0.06732, 0.02055, 0.02055, 0.09581, 0.09581, 0.05268, 0.05268, 0.1311, 0.1311, 0.01534, 0.01534, 0.1014, 0.1014, 0.1541, 0.1541, 0.03838, 0.03838, 0.01112, 0.01112, 0.04381, 0.04381, 0.01335, 0.01335, NaN, NaN, NaN, NaN], "yaxis": "y"}, {"hovertemplate": "<b>%{x}</b><br>Hemisphere: %{text}<br>Rel Diff: %{y:.2%}<br><extra></extra>", "legendgroup": "rel_rh", "marker": {"color": [0.07782, 0.07782, 0.1118, 0.1118, 0.2584, 0.2584, 0.0577, 0.0577, 0.0004067, 0.0004067, 0.0004771, 0.0004771, 0.06308, 0.06308, 0.5276, 0.5276, 0.144, 0.144, 0.04829, 0.04829, 0.06249, 0.06249, 0.1331, 0.1331, 0.2533, 0.2533, 0.1551, 0.1551, 0.1522, 0.1522, 0.1816, 0.1816, 0.05504, 0.05504, 0.1666, 0.1666, 0.002926, 0.002926, 0.08651, 0.08651, 0.2582, 0.2582, 0.1977, 0.1977, 0.06426, 0.06426, 0.06428, 0.06428, 0.1127, 0.1127, 0.02866, 0.02866, 0.1474, 0.1474, 0.1253, 0.1253, 0.2097, 0.2097, 0.06787, 0.06787, 0.1398, 0.1398, 0.2326, 0.2326, 0.06521, 0.06521, 0.02626, 0.02626, 0.1183, 0.1183, 0.02472, 0.02472, NaN, NaN, NaN, NaN], "colorbar": {"len": 0.4, "title": {"text": "Rel Diff"}, "y": 0.25, "yanchor": "top"}, "colorscale": [[0, "#0d0887"], [0.1111, "#46039f"], [0.2222, "#7201a8"], [0.3333, "#9c179e"], [0.4444, "#bd3786"], [0.5556, "#d8576b"], [0.6667, "#ed7953"], [0.7778, "#fb9f3a"], [0.8889, "#fdca26"], [1, "#f0f921"]], "line": {"color": "white", "width": 1}, "showscale": false, "size": 10, "symbol": "triangle-right"}, "mode": "markers", "name": "Relative (rh)", "showlegend": false, "text": ["rh", "rh", "rh", "rh", "rh", "rh", "rh", "rh", "rh", "rh", "rh", "rh", "rh", "rh", "rh", "rh", "rh", "rh", "rh", "rh", "rh", "rh", "rh", "rh", "rh", "rh", "rh", "rh", "rh", "rh", "rh", "rh", "rh", "rh", "rh", "rh", "rh", "rh", "rh", "rh", "rh", "rh", "rh", "rh", "rh", "rh", "rh", "rh", "rh", "rh", "rh", "rh", "rh", "rh", "rh", "rh", "rh", "rh", "rh", "rh", "rh", "rh", "rh", "rh", "rh", "rh", "rh", "rh", "rh", "rh", "rh", "rh", "rh", "rh", "rh", "rh"], "type": "scatter", "x": ["eTIV", "eTIV", "pericalcarine", "pericalcarine", "temporalpole", "temporalpole", "precentral", "precentral", "supramarginal", "supramarginal", "postcentral", "postcentral", "caudalmiddlefrontal", "caudalmiddlefrontal", "superiorparietal", "superiorparietal", "inferiortemporal", "inferiortemporal", "precuneus", "precuneus", "lateralorbitofrontal", "lateralorbitofrontal", "caudalanteriorcingulate", "caudalanteriorcingulate", "rostralanteriorcingulate", "rostralanteriorcingulate", "inferiorparietal", "inferiorparietal", "middletemporal", "middletemporal", "frontalpole", "frontalpole", "paracentral", "paracentral", "cuneus", "cuneus", "insula", "insula", "superiorfrontal", "superiorfrontal", "parahippocampal", "parahippocampal", "transversetemporal", "transversetemporal", "posteriorcingulate", "posteriorcingulate", "lingual", "lingual", "parsorbitalis", "parsorbitalis", "bankssts", "bankssts", "entorhinal", "entorhinal", "rostralmiddlefrontal", "rostralmiddlefrontal", "parsopercularis", "parsopercularis", "BrainSegVolNotVent", "BrainSegVolNotVent", "isthmuscingulate", "isthmuscingulate", "medialorbitofrontal", "medialorbitofrontal", "parstriangularis", "parstriangularis", "lateraloccipital", "lateraloccipital", "superiortemporal", "superiortemporal", "fusiform", "fusiform", "dx_group", "rejected_images", "subject", "visit"], "xaxis": "x2", "y": [0.07782, 0.07782, 0.1118, 0.1118, 0.2584, 0.2584, 0.0577, 0.0577, 0.0004067, 0.0004067, 0.0004771, 0.0004771, 0.06308, 0.06308, 0.5276, 0.5276, 0.144, 0.144, 0.04829, 0.04829, 0.06249, 0.06249, 0.1331, 0.1331, 0.2533, 0.2533, 0.1551, 0.1551, 0.1522, 0.1522, 0.1816, 0.1816, 0.05504, 0.05504, 0.1666, 0.1666, 0.002926, 0.002926, 0.08651, 0.08651, 0.2582, 0.2582, 0.1977, 0.1977, 0.06426, 0.06426, 0.06428, 0.06428, 0.1127, 0.1127, 0.02866, 0.02866, 0.1474, 0.1474, 0.1253, 0.1253, 0.2097, 0.2097, 0.06787, 0.06787, 0.1398, 0.1398, 0.2326, 0.2326, 0.06521, 0.06521, 0.02626, 0.02626, 0.1183, 0.1183, 0.02472, 0.02472, NaN, NaN, NaN, NaN], "yaxis": "y2"}], "layout": {"annotations": [{"font": {"size": 16}, "showarrow": false, "text": "Absolute Difference: |Empirical - Theoretical| Std (◀ = Left, ▶ = Right)", "x": 0.5, "xanchor": "center", "xref": "paper", "y": 1, "yanchor": "bottom", "yref": "paper"}, {"font": {"size": 16}, "showarrow": false, "text": "Relative Difference: |Empirical - Theoretical| / Theoretical (◀ = Left, ▶ = Right)", "x": 0.5, "xanchor": "center", "xref": "paper", "y": 0.44, "yanchor": "bottom", "yref": "paper"}], "height": 900, "hovermode": "x unified", "showlegend": false, "title": {"font": {"size": 16}, "text": "T Standard Deviation: Empirical vs Theoretical Differences by Hemisphere"}, "width": 1400, "xaxis": {"anchor": "y", "domain": [0, 1], "showticklabels": false}, "xaxis2": {"anchor": "y2", "domain": [0, 1], "tickangle": -45, "tickfont": {"size": 9}, "title": {"text": "Brain Region"}}, "yaxis": {"anchor": "x", "domain": [0.56, 1], "exponentformat": "power", "title": {"text": "Absolute Difference"}, "type": "log"}, "yaxis2": {"anchor": "x2", "domain": [0, 0.44], "exponentformat": "power", "title": {"text": "Relative Difference"}, "type": "log"}}}
